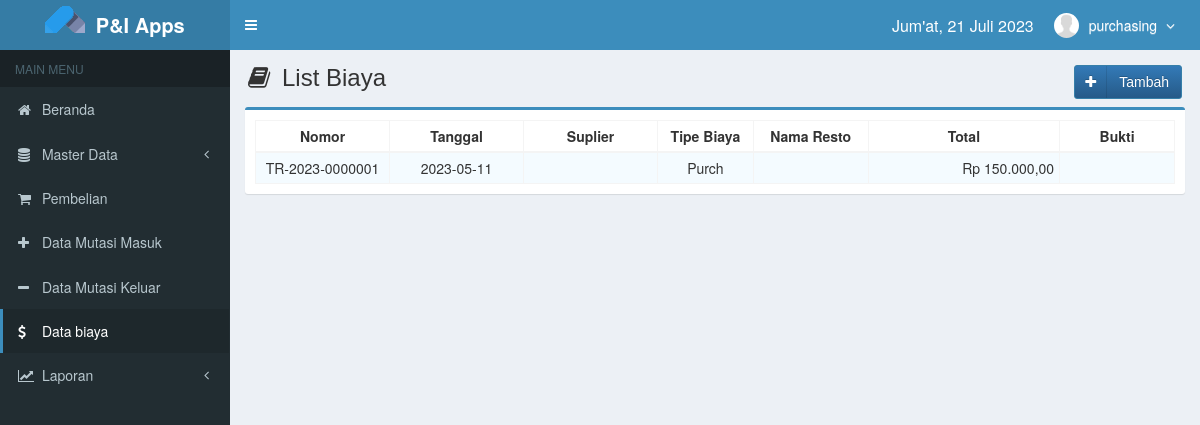
Page /main.php?module=biaya (signed in) on the earlier database version.
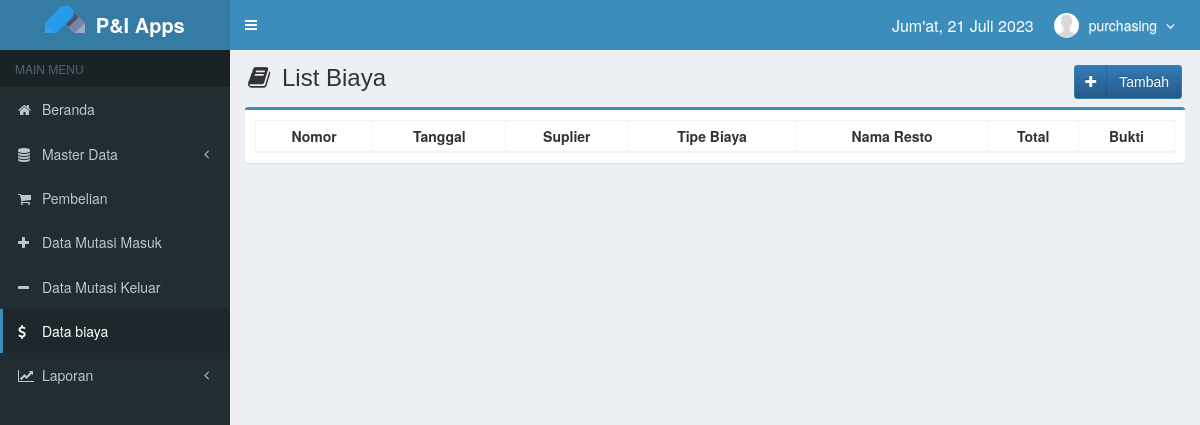
Same page on the later database version.
### tables this page shows
CREATE TABLE `is_invoice` (
  `id` bigint(20) unsigned NOT NULL AUTO_INCREMENT,
  `tanggal` date NOT NULL DEFAULT current_timestamp(),
  `kode_suplier` varchar(30) NOT NULL DEFAULT '',
  `suplier` varchar(60) NOT NULL DEFAULT '',
  `nomor` varchar(30) NOT NULL,
  `referensi` varchar(30) NOT NULL DEFAULT '',
  `tipe` enum('Sale','Purch','Energi','Gaji','Other','Transport','Promo','Consump','Sewa') NOT NULL,
  `amount` decimal(11,0) NOT NULL,
  `lunas` bit(1) NOT NULL DEFAULT b'1',
  `keterangan` varchar(255) NOT NULL DEFAULT '',
  `lampiran` varchar(255) NOT NULL DEFAULT '',
  `resto` varchar(255) NOT NULL DEFAULT '',
  `createdby` int(11) NOT NULL,
  `createdon` datetime NOT NULL DEFAULT current_timestamp(),
  `bukti` varchar(80) NOT NULL,
  `input_by` enum('Purchasing','Finance') NOT NULL,
  PRIMARY KEY (`id`)
);

### modules/biaya/view.php (the view, shortened to what this page needs)
<section class="content-header">
  <h1>
    <i class="fa fa-book icon-title"></i> List Biaya
    <a class="btn btn-primary btn-social pull-right" href="?module=form_biaya&form=add" title="Tambah Data" data-toggle="tooltip">
      <i class="fa fa-plus"></i> Tambah
    </a>
  </h1>
</section>
<section class="content">
  <div class="row">
    <div class="col-md-12">
      <div class="box box-primary">
        <div class="box-body">
          <table id="dataTables2" class="table table-bordered table-striped table-hover table-condensed">
            <thead>
              <tr>
				<th class="center">Nomor</th>
                <th class="center">Tanggal</th>
                <th class="center">Suplier</th>
                <th class="center">Tipe Biaya</th>
                <th class="center">Nama Resto</th>
                <th class="center">Total</th>
				<th class="center">Bukti</th>
              </tr>
            </thead>
            <tbody>
            <?php
				if($_SESSION['hak_akses']=='Purchasing')
				    $query = mysqli_query($mysqli, "SELECT * FROM is_invoice  a  WHERE a.input_by='Purchasing' ORDER BY tanggal DESC")
												or die('Ada kesalahan pada query tampil Data Part Request: '.mysqli_error($mysqli));
				else
				    $query = mysqli_query($mysqli, "SELECT * FROM is_invoice  a ORDER BY tanggal DESC")
												or die('Ada kesalahan pada query tampil Data Part Request: '.mysqli_error($mysqli));
				function Rupiah($angka){
				$hasil = "Rp " . number_format($angka,2,',','.');
				return $hasil;
				}
				while ($data = mysqli_fetch_assoc($query)) {
					$tanggal         = $data['tanggal'];
					$amount =$data[amount];
					echo "<tr>
						<td width='70' class='center'>$data[nomor]</td>
						<td width='70' class='center'>$tanggal</td>
						<td width='70' class='center'>$suplier</td>
						<td width='50' class='center'>$data[tipe]</td>
						<td width='60' class='center'>$data[resto]</td>
						<td width='100' class='right'>" . Rupiah($amount) . "</td>
						<td width='60' class='center'><a href='images/upload/$data[bukti]'>$data[bukti]</a></td
						</tr>";
				}
			  ?>
            </tbody>
          </table>
        </div>
      </div>
    </div>
  </div>
</section><!-- /.content

Differences in the rows shown:
removed is_invoice: nomor "TR-2023-0000001", tanggal "2023-05-11", tipe "Purch", amount "Rp 150.000,00"
